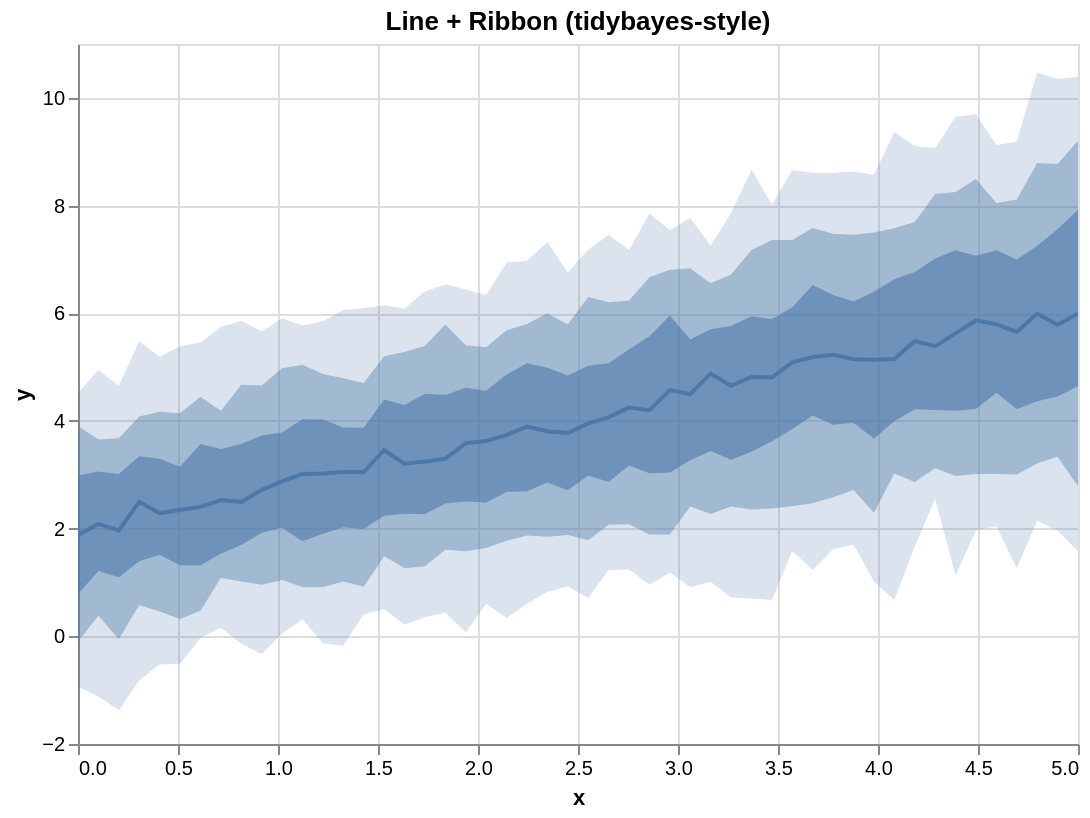

The specification (Vega-Lite) saved for this image:
### Vega-Lite specification from a JSON file in a GitHub repository (floating-point values rounded to 4 significant figures)
{"$schema": "https://vega.github.io/schema/vega-lite/v5.json", "config": {"axis": {"labelLimit": 0}, "header": {"labelLimit": 0}, "legend": {"labelLimit": 0}}, "data": {"values": [{"__median__": 4.25, "hi_0_5_": 5.325, "hi_0_8_": 6.238, "hi_0_95_": 7.175, "lo_0_5_": 3.17, "lo_0_8_": 2.079, "lo_0_95_": 1.242, "x": 2.755}, {"__median__": 3.025, "hi_0_5_": 4.027, "hi_0_8_": 4.87, "hi_0_95_": 5.85, "lo_0_5_": 1.906, "lo_0_8_": 0.9115, "lo_0_95_": -0.1302, "x": 1.224}, {"__median__": 4.651, "hi_0_5_": 5.765, "hi_0_8_": 6.721, "hi_0_95_": 7.864, "lo_0_5_": 3.279, "lo_0_8_": 2.409, "lo_0_95_": 0.7194, "x": 3.265}, {"__median__": 5.23, "hi_0_5_": 6.337, "hi_0_8_": 7.477, "hi_0_95_": 8.602, "lo_0_5_": 3.929, "lo_0_8_": 2.581, "lo_0_95_": 1.618, "x": 3.776}, {"__median__": 5.865, "hi_0_5_": 7.069, "hi_0_8_": 8.495, "hi_0_95_": 9.697, "lo_0_5_": 4.224, "lo_0_8_": 3.012, "lo_0_95_": 1.965, "x": 4.49}, {"__median__": 2.088, "hi_0_5_": 3.061, "hi_0_8_": 3.656, "hi_0_95_": 4.947, "lo_0_5_": 1.211, "lo_0_8_": 0.3833, "lo_0_95_": -1.118, "x": 0.102}, {"__median__": 5.15, "hi_0_5_": 6.631, "hi_0_8_": 7.576, "hi_0_95_": 9.36, "lo_0_5_": 3.995, "lo_0_8_": 3.024, "lo_0_95_": 0.6735, "x": 4.082}, {"__median__": 2.497, "hi_0_5_": 3.346, "hi_0_8_": 4.082, "hi_0_95_": 5.481, "lo_0_5_": 1.392, "lo_0_8_": 0.581, "lo_0_95_": -0.8171, "x": 0.3061}, {"__median__": 5.991, "hi_0_5_": 7.254, "hi_0_8_": 8.792, "hi_0_95_": 10.47, "lo_0_5_": 4.365, "lo_0_8_": 3.208, "lo_0_95_": 2.146, "x": 4.796}, {"__median__": 3.81, "hi_0_5_": 4.985, "hi_0_8_": 6.0, "hi_0_95_": 7.317, "lo_0_5_": 2.854, "lo_0_8_": 1.851, "lo_0_95_": 0.8238, "x": 2.347}, {"__median__": 1.969, "hi_0_5_": 3.015, "hi_0_8_": 3.68, "hi_0_95_": 4.658, "lo_0_5_": 1.097, "lo_0_8_": -0.05234, "lo_0_95_": -1.375, "x": 0.2041}, {"__median__": 4.877, "hi_0_5_": 5.705, "hi_0_8_": 6.556, "hi_0_95_": 7.259, "lo_0_5_": 3.443, "lo_0_8_": 2.274, "lo_0_95_": 1.011, "x": 3.163}, {"__median__": 5.481, "hi_0_5_": 6.765, "hi_0_8_": 7.694, "hi_0_95_": 9.107, "lo_0_5_": 4.219, "lo_0_8_": 2.867, "lo_0_95_": 1.662, "x": 4.184}, {"__median__": 3.895, "hi_0_5_": 5.07, "hi_0_8_": 5.802, "hi_0_95_": 6.976, "lo_0_5_": 2.692, "lo_0_8_": 1.873, "lo_0_95_": 0.6056, "x": 2.245}, {"__median__": 3.953, "hi_0_5_": 5.026, "hi_0_8_": 6.303, "hi_0_95_": 7.184, "lo_0_5_": 2.986, "lo_0_8_": 1.783, "lo_0_95_": 0.71, "x": 2.551}, {"__median__": 2.878, "hi_0_5_": 3.786, "hi_0_8_": 4.98, "hi_0_95_": 5.908, "lo_0_5_": 2.016, "lo_0_8_": 1.044, "lo_0_95_": 0.05238, "x": 1.02}, {"__median__": 5.087, "hi_0_5_": 6.111, "hi_0_8_": 7.359, "hi_0_95_": 8.655, "lo_0_5_": 3.85, "lo_0_8_": 2.416, "lo_0_95_": 1.583, "x": 3.571}, {"__median__": 5.134, "hi_0_5_": 6.401, "hi_0_8_": 7.501, "hi_0_95_": 8.573, "lo_0_5_": 3.675, "lo_0_8_": 2.293, "lo_0_95_": 1.017, "x": 3.98}, {"__median__": 2.531, "hi_0_5_": 3.477, "hi_0_8_": 4.191, "hi_0_95_": 5.745, "lo_0_5_": 1.532, "lo_0_8_": 1.082, "lo_0_95_": 0.158, "x": 0.7143}, {"__median__": 5.389, "hi_0_5_": 7.014, "hi_0_8_": 8.215, "hi_0_95_": 9.067, "lo_0_5_": 4.203, "lo_0_8_": 3.119, "lo_0_95_": 2.549, "x": 4.286}, {"__median__": 2.497, "hi_0_5_": 3.569, "hi_0_8_": 4.67, "hi_0_95_": 5.862, "lo_0_5_": 1.698, "lo_0_8_": 1.016, "lo_0_95_": -0.1402, "x": 0.8163}, {"__median__": 4.066, "hi_0_5_": 5.069, "hi_0_8_": 6.203, "hi_0_95_": 7.454, "lo_0_5_": 2.865, "lo_0_8_": 2.071, "lo_0_95_": 1.231, "x": 2.653}, {"__median__": 5.785, "hi_0_5_": 7.561, "hi_0_8_": 8.771, "hi_0_95_": 10.35, "lo_0_5_": 4.455, "lo_0_8_": 3.335, "lo_0_95_": 1.961, "x": 4.898}, {"__median__": 4.2, "hi_0_5_": 5.573, "hi_0_8_": 6.667, "hi_0_95_": 7.85, "lo_0_5_": 3.03, "lo_0_8_": 1.891, "lo_0_95_": 0.9557, "x": 2.857}, {"__median__": 3.297, "hi_0_5_": 4.481, "hi_0_8_": 5.791, "hi_0_95_": 6.534, "lo_0_5_": 2.464, "lo_0_8_": 1.606, "lo_0_95_": 0.4437, "x": 1.837}, {"__median__": 5.186, "hi_0_5_": 6.525, "hi_0_8_": 7.581, "hi_0_95_": 8.609, "lo_0_5_": 4.102, "lo_0_8_": 2.473, "lo_0_95_": 1.231, "x": 3.673}, {"__median__": 3.74, "hi_0_5_": 4.862, "hi_0_8_": 5.686, "hi_0_95_": 6.94, "lo_0_5_": 2.679, "lo_0_8_": 1.776, "lo_0_95_": 0.3415, "x": 2.143}, {"__median__": 5.653, "hi_0_5_": 6.997, "hi_0_8_": 8.114, "hi_0_95_": 9.19, "lo_0_5_": 4.215, "lo_0_8_": 3.007, "lo_0_95_": 1.263, "x": 4.694}, {"__median__": 3.052, "hi_0_5_": 3.879, "hi_0_8_": 4.791, "hi_0_95_": 6.06, "lo_0_5_": 2.024, "lo_0_8_": 1.017, "lo_0_95_": -0.1744, "x": 1.327}, {"__median__": 2.344, "hi_0_5_": 3.148, "hi_0_8_": 4.144, "hi_0_95_": 5.388, "lo_0_5_": 1.32, "lo_0_8_": 0.323, "lo_0_95_": -0.5082, "x": 0.5102}, {"__median__": 3.775, "hi_0_5_": 4.842, "hi_0_8_": 5.79, "hi_0_95_": 6.756, "lo_0_5_": 2.713, "lo_0_8_": 1.883, "lo_0_95_": 0.9307, "x": 2.449}, {"__median__": 4.497, "hi_0_5_": 5.514, "hi_0_8_": 6.835, "hi_0_95_": 7.767, "lo_0_5_": 3.269, "lo_0_8_": 2.411, "lo_0_95_": 0.9092, "x": 3.061}, {"__median__": 5.996, "hi_0_5_": 7.92, "hi_0_8_": 9.205, "hi_0_95_": 10.39, "lo_0_5_": 4.646, "lo_0_8_": 2.787, "lo_0_95_": 1.579, "x": 5.0}, {"__median__": 5.795, "hi_0_5_": 7.168, "hi_0_8_": 8.048, "hi_0_95_": 9.123, "lo_0_5_": 4.521, "lo_0_8_": 3.014, "lo_0_95_": 2.047, "x": 4.592}, {"__median__": 2.403, "hi_0_5_": 3.57, "hi_0_8_": 4.45, "hi_0_95_": 5.458, "lo_0_5_": 1.318, "lo_0_8_": 0.473, "lo_0_95_": -0.03109, "x": 0.6122}, {"__median__": 3.588, "hi_0_5_": 4.618, "hi_0_8_": 5.405, "hi_0_95_": 6.446, "lo_0_5_": 2.506, "lo_0_8_": 1.582, "lo_0_95_": 0.07609, "x": 1.939}, {"__median__": 3.456, "hi_0_5_": 4.398, "hi_0_8_": 5.2, "hi_0_95_": 6.147, "lo_0_5_": 2.239, "lo_0_8_": 1.487, "lo_0_95_": 0.5028, "x": 1.531}, {"__median__": 5.146, "hi_0_5_": 6.219, "hi_0_8_": 7.458, "hi_0_95_": 8.633, "lo_0_5_": 3.964, "lo_0_8_": 2.716, "lo_0_95_": 1.698, "x": 3.878}, {"__median__": 3.629, "hi_0_5_": 4.561, "hi_0_8_": 5.369, "hi_0_95_": 6.335, "lo_0_5_": 2.485, "lo_0_8_": 1.641, "lo_0_95_": 0.6063, "x": 2.041}, {"__median__": 3.051, "hi_0_5_": 3.874, "hi_0_8_": 4.705, "hi_0_95_": 6.092, "lo_0_5_": 1.995, "lo_0_8_": 0.9201, "lo_0_95_": 0.408, "x": 1.429}, {"__median__": 2.288, "hi_0_5_": 3.296, "hi_0_8_": 4.17, "hi_0_95_": 5.192, "lo_0_5_": 1.515, "lo_0_8_": 0.4628, "lo_0_95_": -0.5258, "x": 0.4082}, {"__median__": 4.817, "hi_0_5_": 5.943, "hi_0_8_": 7.175, "hi_0_95_": 8.668, "lo_0_5_": 3.429, "lo_0_8_": 2.354, "lo_0_95_": 0.7026, "x": 3.367}, {"__median__": 1.88, "hi_0_5_": 2.986, "hi_0_8_": 3.905, "hi_0_95_": 4.523, "lo_0_5_": 0.7864, "lo_0_8_": -0.09398, "lo_0_95_": -0.9375, "x": 0.0}, {"__median__": 5.625, "hi_0_5_": 7.171, "hi_0_8_": 8.249, "hi_0_95_": 9.649, "lo_0_5_": 4.19, "lo_0_8_": 2.975, "lo_0_95_": 1.132, "x": 4.388}, {"__median__": 2.717, "hi_0_5_": 3.728, "hi_0_8_": 4.658, "hi_0_95_": 5.663, "lo_0_5_": 1.924, "lo_0_8_": 0.9568, "lo_0_95_": -0.3311, "x": 0.9184}, {"__median__": 3.244, "hi_0_5_": 4.503, "hi_0_8_": 5.397, "hi_0_95_": 6.41, "lo_0_5_": 2.27, "lo_0_8_": 1.302, "lo_0_95_": 0.3545, "x": 1.735}, {"__median__": 4.572, "hi_0_5_": 5.957, "hi_0_8_": 6.806, "hi_0_95_": 7.547, "lo_0_5_": 3.041, "lo_0_8_": 1.893, "lo_0_95_": 1.187, "x": 2.959}, {"__median__": 3.205, "hi_0_5_": 4.297, "hi_0_8_": 5.281, "hi_0_95_": 6.09, "lo_0_5_": 2.278, "lo_0_8_": 1.265, "lo_0_95_": 0.2174, "x": 1.633}, {"__median__": 4.805, "hi_0_5_": 5.886, "hi_0_8_": 7.358, "hi_0_95_": 8.013, "lo_0_5_": 3.622, "lo_0_8_": 2.373, "lo_0_95_": 0.6739, "x": 3.469}, {"__median__": 3.013, "hi_0_5_": 4.029, "hi_0_8_": 5.044, "hi_0_95_": 5.774, "lo_0_5_": 1.766, "lo_0_8_": 0.9156, "lo_0_95_": 0.3164, "x": 1.122}]}, "height": 350, "layer": [{"_lr_layer": true, "encoding": {"tooltip": [{"field": "x", "title": "x", "type": "quantitative"}, {"field": "__median__", "title": "median", "type": "quantitative"}, {"field": "lo_0_95_", "title": "95% lo", "type": "quantitative"}, {"field": "hi_0_95_", "title": "95% hi", "type": "quantitative"}], "x": {"field": "x", "scale": {"zero": false}, "type": "quantitative"}, "y": {"field": "lo_0_95_", "scale": {"zero": false}, "title": "y", "type": "quantitative"}, "y2": {"field": "hi_0_95_"}}, "mark": {"line": false, "opacity": 0.2, "type": "area"}, "params": [{"bind": "scales", "name": "grid", "select": {"encodings": ["x", "y"], "type": "interval"}}]}, {"_lr_layer": true, "encoding": {"tooltip": [{"field": "x", "title": "x", "type": "quantitative"}, {"field": "__median__", "title": "median", "type": "quantitative"}, {"field": "lo_0_95_", "title": "95% lo", "type": "quantitative"}, {"field": "hi_0_95_", "title": "95% hi", "type": "quantitative"}], "x": {"field": "x", "scale": {"zero": false}, "type": "quantitative"}, "y": {"field": "lo_0_8_", "scale": {"zero": false}, "title": "y", "type": "quantitative"}, "y2": {"field": "hi_0_8_"}}, "mark": {"line": false, "opacity": 0.4, "type": "area"}}, {"_lr_layer": true, "encoding": {"tooltip": [{"field": "x", "title": "x", "type": "quantitative"}, {"field": "__median__", "title": "median", "type": "quantitative"}, {"field": "lo_0_95_", "title": "95% lo", "type": "quantitative"}, {"field": "hi_0_95_", "title": "95% hi", "type": "quantitative"}], "x": {"field": "x", "scale": {"zero": false}, "type": "quantitative"}, "y": {"field": "lo_0_5_", "scale": {"zero": false}, "title": "y", "type": "quantitative"}, "y2": {"field": "hi_0_5_"}}, "mark": {"line": false, "opacity": 0.6, "type": "area"}}, {"_lr_layer": true, "encoding": {"tooltip": [{"field": "x", "title": "x", "type": "quantitative"}, {"field": "__median__", "title": "median", "type": "quantitative"}, {"field": "lo_0_95_", "title": "95% lo", "type": "quantitative"}, {"field": "hi_0_95_", "title": "95% hi", "type": "quantitative"}], "x": {"field": "x", "scale": {"zero": false}, "type": "quantitative"}, "y": {"field": "__median__", "scale": {"zero": false}, "title": "y", "type": "quantitative"}}, "mark": {"strokeWidth": 2, "type": "line"}}], "title": "Line + Ribbon (tidybayes-style)", "width": 500}
